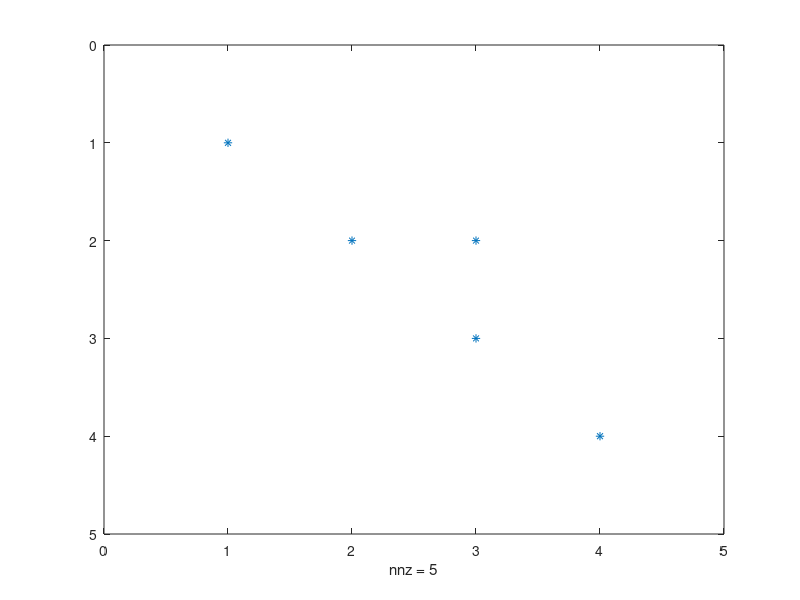

MATLAB code for this plot:
clc;
clear all;
a=eye(10)
as=sparse(a)
whos
b=speye(4)
c=full(b)
d=sprand(b)
e=sprandn(b)
b(2,3)=-5
find(b)
nnz(b)
spy(b)
issparse(b)